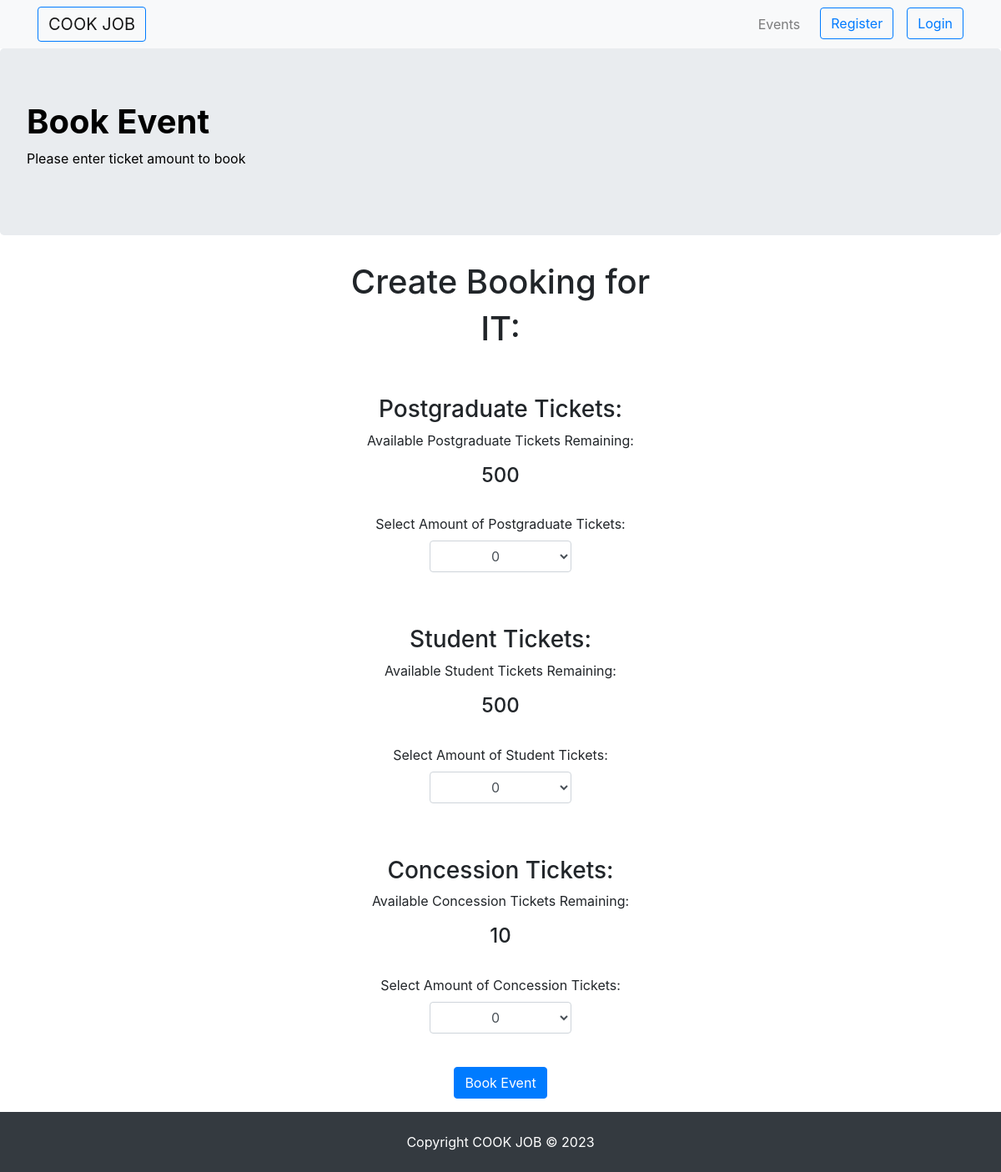
Before: /event_details/1/book with the older database file.
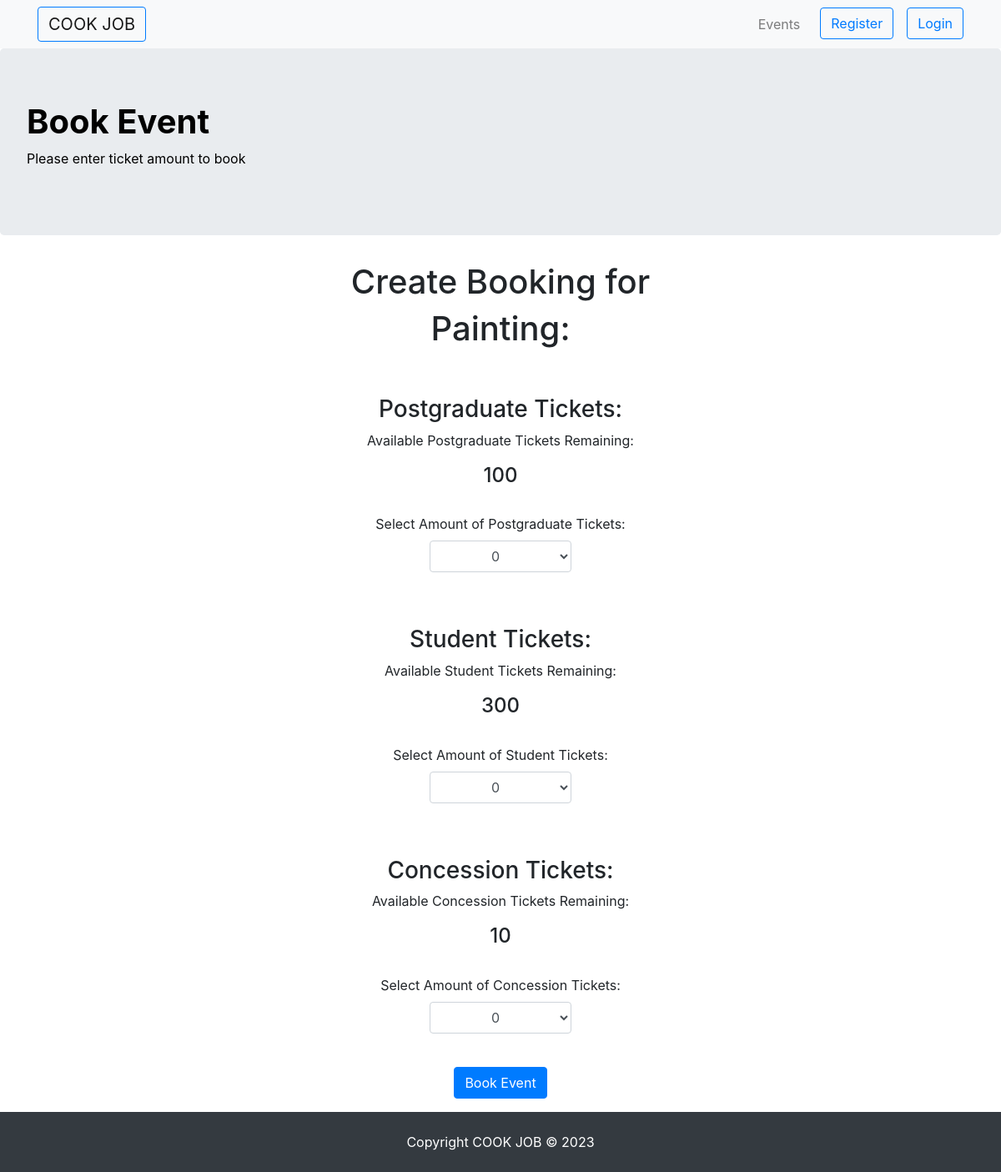
After: the same page with the newer database file.
### cookjob/models.py (models this page shows, shortened)
class Event(db.Model):
    __tablename__ = 'events'
    id = db.Column(db.Integer, primary_key=True)
    user_id = db.Column(db.String(100), nullable=False)
    title = db.Column(db.String(100), nullable=False)
    description = db.Column(db.Text, nullable=False)
    date = db.Column(db.DateTime, nullable=False)
    time = db.Column(db.Time, nullable=False)
    address = db.Column(db.String(100), nullable=False)
    states = db.Column(db.String(100), nullable=False)
    image = db.Column(db.String(255))
    postgraduate = db.Column(db.Integer, nullable=False)
    student = db.Column(db.Integer, nullable=False)
    concession = db.Column(db.Integer, nullable=False)
    category = db.Column(db.String(100), nullable=False)
    status = db.Column(db.String(100), nullable=False)
    comments = db.relationship('Comment', backref='event', cascade='all, delete-orphan', lazy=True)

### cookjob/__init__.py (the view, shortened to what this page needs)
    @app.route('/event_details/<event_id>/book', methods=['GET', 'POST'])
    def book(event_id):
        book = BookingForm()
        event = Event.query.get_or_404(event_id)
        userid = session.get('userid', None)
        return render_template('book.html', userid= userid, event=event, form=book)

### cookjob/forms.py
class BookingForm(FlaskForm):
    booked_student = SelectField("Test: ", choices=[(-1, "0"), (1, "1"), (2, "2"),(3, "3"), (4, "4"), (5, "5"),(6,"6")])
    booked_postgraduate = SelectField("Test: ", choices=[(-1, "0"), (1, "1"), (2, "2"),(3, "3"), (4, "4"), (5, "5"),(6,"6")])
    booked_concession = SelectField("Test: ", choices=[(-1, "0"), (1, "1"), (2, "2"),(3, "3"), (4, "4"), (5, "5"),(6,"6")])
    submit = SubmitField('Book Event')

### cookjob/templates/book.html (shortened to what this page needs)
{% extends 'base.html' %}
{% block css %}
<head>
    <link rel="stylesheet" href="{{ url_for('static', filename='/event_creation_update.css') }}">
</head>
{% endblock%}
{% block content %}
<body>
    <nav class="navbar navbar-expand-lg navbar-light bg-light">
        <div class="container">
            <a class="navbar-brand mr-auto btn btn-outline-primary" href="/">COOK JOB</a>
            <ul class="navbar-nav flex-row ml-auto">
                <li class="nav-item">
                    <a class="nav-link" href="/events">Events</a>
                </li>
                {% if not userid %}
                <li class="nav-item">
                    <a class="btn btn-outline-primary ml-3" href="/register">Register </a>
                </li>
                {% endif %}
                {% if not userid %}
                <li class="nav-item">
                    <a class="btn btn-outline-primary ml-3" href="/login">Login</a>
                </li>
                {% endif %}
            </ul>
        </div>
    </nav>
    <div class="jumbotron jumbotron-with-bg-image">
        <h1><b>Book Event</b></h1>
        <p>Please enter ticket amount to book </p>
    </div>
    <form action="{{ url_for('book', event_id=event.id) }}" method="post">
        <h1 class="center">Create Booking for</h1>
        <h1 class="center">{{event.title}}:</h1>
        <br>
        <br>
        <div class="center">
            <div class="form-group">
                <h3>Postgraduate Tickets:</h3>
                <p>Available Postgraduate Tickets Remaining:</p>
                <h4>{{ event.postgraduate }}</h4>
                <br>
                <label for="event-postgraduate">Select Amount of Postgraduate Tickets:</label>
                <div class="container center col-md-2">
                    {{ form.booked_postgraduate(class="form-control center", id="event-postgraduate") }}
                </div>
            </div>
            <br>
            <br>
            <div class="form-group">
                <h3>Student Tickets:</h3>
                <p>Available Student Tickets Remaining:</p>
                <h4>{{ event.student }}</h4>
                <br>
                <label for="booked-student">Select Amount of Student Tickets:</label>
                <div class="container center col-md-2">
                    {{ form.booked_student(class="form-control center", id="booked-student") }}
                </div>
            </div>
            <br>
            <br>
            <div class="form-group">
                <h3>Concession Tickets:</h3>
                <p>Available Concession Tickets Remaining:</p>
                <h4>{{ event.concession }}</h4>
                <br>
                <label for="booked-concession">Select Amount of Concession Tickets:</label>
                <div class="container center col-md-2">
                    {{ form.booked_concession(class="form-control center", id="event-concession") }}
                </div>
                <br>
            </div>
            <div class="container center col-md-4">
                <p>{{ form.submit(class="btn btn-primary") }} </p>
            </div>
    </form>
</body>
{% endblock%}

Changed rows visible on the page:
changed Event: title "IT" → "Painting"; postgraduate "500" → "100"; student "500" → "300"
